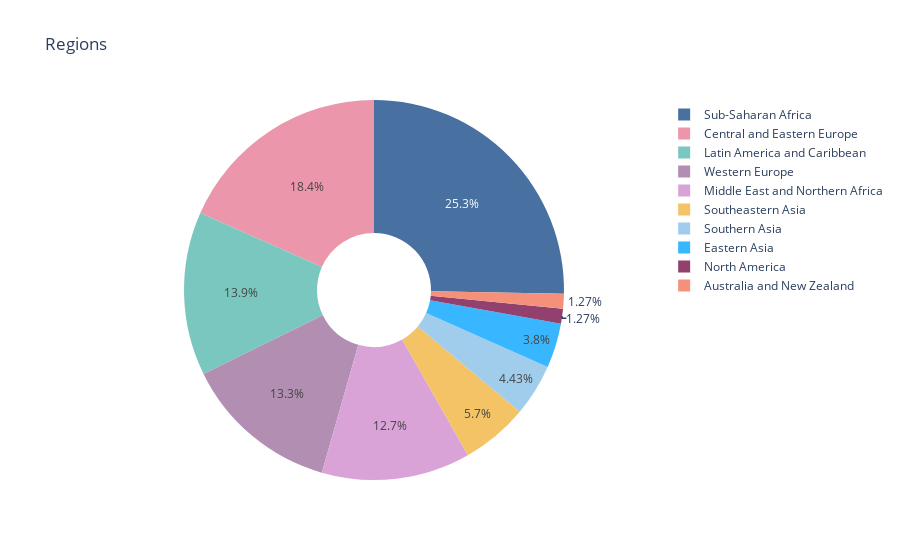

The notebook cell saved with this chart:
### Markdown cell above
# 26. Donut Chart

### Code cell
df15 = pd.read_csv('2015.csv')
d2015 = df15['Region'].value_counts()

label_d2015 = d2015.index
size_d2015 = d2015.values


colors = ['#4870a0', '#eb96aa', '#7ac7bf', '#b28eb2', '#d9a3d8',
         '#f3c366','#a1cdec', '#38b6ff','#92406e','#f5907b']

trace = go.Pie( labels=label_d2015,
               values=size_d2015,
               marker=dict(colors = colors),
               name='2015', 
               hole=0.3)

data = [trace]

layout1 = go.Layout(
           title='Regions')

fig = go.Figure(data=data, layout=layout1)

py.iplot(fig)

### Figure 1 — Plotly figure (JSON) as saved in the notebook; plotly's stock layout.template omitted (floating-point values rounded to 4 significant figures)
{"data": [{"hole": 0.3, "labels": ["Sub-Saharan Africa", "Central and Eastern Europe", "Latin America and Caribbean", "Western Europe", "Middle East and Northern Africa", "Southeastern Asia", "Southern Asia", "Eastern Asia", "North America", "Australia and New Zealand"], "marker": {"colors": ["#4870a0", "#eb96aa", "#7ac7bf", "#b28eb2", "#d9a3d8", "#f3c366", "#a1cdec", "#38b6ff", "#92406e", "#f5907b"]}, "name": "2015", "type": "pie", "values": [40, 29, 22, 21, 20, 9, 7, 6, 2, 2]}], "layout": {"title": {"text": "Regions"}}}
